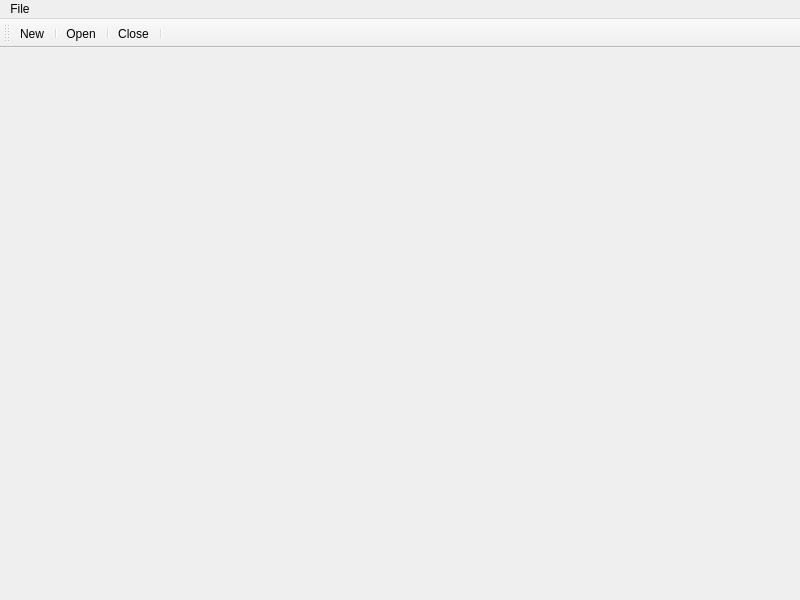
<?xml version="1.0" encoding="UTF-8"?>
<ui version="4.0">
 <class>MainWindow</class>
 <widget class="QMainWindow" name="MainWindow">
  <property name="geometry">
   <rect>
    <x>0</x>
    <y>0</y>
    <width>800</width>
    <height>600</height>
   </rect>
  </property>
  <property name="windowTitle">
   <string>MainWindow</string>
  </property>
  <widget class="QWidget" name="centralwidget"/>
  <widget class="QMenuBar" name="menubar">
   <property name="geometry">
    <rect>
     <x>0</x>
     <y>0</y>
     <width>800</width>
     <height>24</height>
    </rect>
   </property>
   <widget class="QMenu" name="menu">
    <property name="title">
     <string>File</string>
    </property>
    <addaction name="actionNew"/>
    <addaction name="separator"/>
    <addaction name="actionOpen"/>
    <addaction name="separator"/>
    <addaction name="actionClose"/>
   </widget>
   <addaction name="menu"/>
  </widget>
  <widget class="QToolBar" name="toolBar">
   <property name="windowTitle">
    <string>toolBar</string>
   </property>
   <attribute name="toolBarArea">
    <enum>TopToolBarArea</enum>
   </attribute>
   <attribute name="toolBarBreak">
    <bool>false</bool>
   </attribute>
   <addaction name="actionNew"/>
   <addaction name="separator"/>
   <addaction name="actionOpen"/>
   <addaction name="separator"/>
   <addaction name="actionClose"/>
   <addaction name="separator"/>
  </widget>
  <action name="actionNew">
   <property name="text">
    <string>New</string>
   </property>
   <property name="shortcut">
    <string>Meta+A</string>
   </property>
  </action>
  <action name="actionOpen">
   <property name="text">
    <string>Open</string>
   </property>
   <property name="shortcut">
    <string>Meta+X</string>
   </property>
  </action>
  <action name="actionClose">
   <property name="text">
    <string>Close</string>
   </property>
   <property name="shortcut">
    <string>Meta+Q</string>
   </property>
  </action>
 </widget>
 <resources/>
 <connections/>
</ui>
